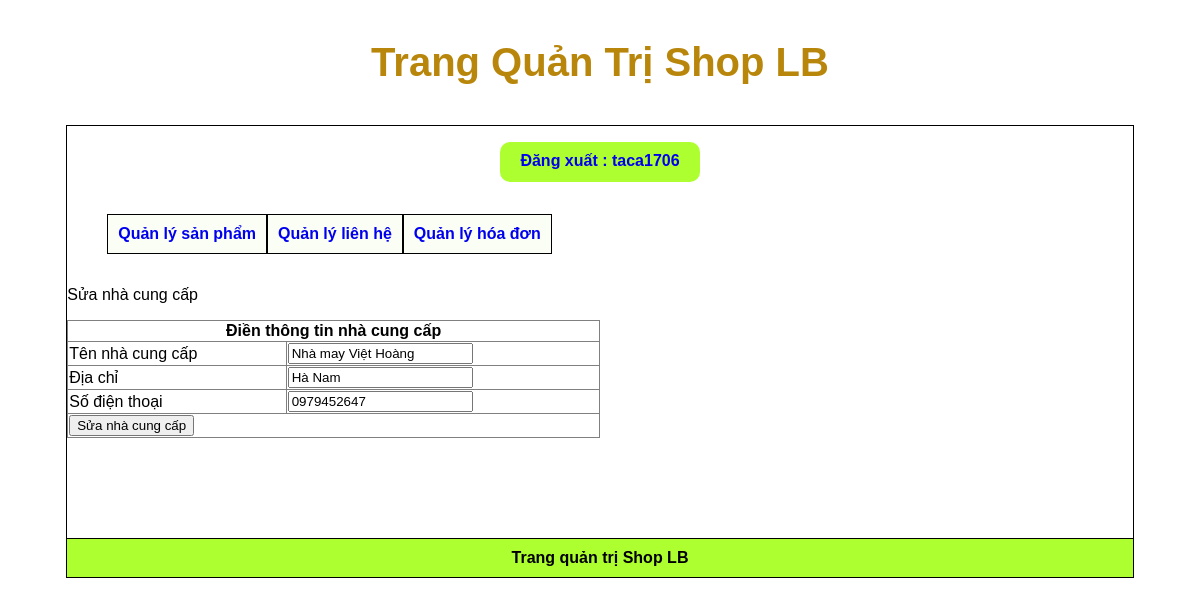
The app's page /admincp/index.php?action=quanlynhacungcap&query=sua&id_nhacungcap=2 (signed in) with its own data.
### tables this page shows
CREATE TABLE `tbl_nhacungcap` (
  `id_nhacungcap` int(11) NOT NULL,
  `tennhacungcap` varchar(50) NOT NULL,
  `diachi` varchar(100) NOT NULL,
  `sodienthoai` varchar(15) NOT NULL
);

### admincp/modules/quanlynhacungcap/sua.php (the view)
<?php
$sql_sua = "SELECT * FROM tbl_nhacungcap WHERE id_nhacungcap='$_GET[id_nhacungcap]' LIMIT 1";
$result_sua = mysqli_query($connect, $sql_sua);
?>
<p>Sửa nhà cung cấp</p>
<table border="1" width="50%" style="border-collapse: collapse;">
    <form method="POST" action="modules/quanlynhacungcap/xuly.php?id_nhacungcap=<?= $_GET['id_nhacungcap'] ?>">
        <?php
        while ($dong = mysqli_fetch_array($result_sua)) {
        ?>
            <tr>
                <th colspan="2">Điền thông tin nhà cung cấp</th>
            </tr>
            <tr>
                <td>Tên nhà cung cấp</td>
                <td><input type="text" name="tennhacungcap" value="<?= $dong['tennhacungcap'] ?>"></td>
            </tr>
            <tr>
                <td>Địa chỉ</td>
                <td><input type="text" name="diachi" value="<?= $dong['diachi'] ?>"></td>
            </tr>
            <tr>
                <td>Số điện thoại</td>
                <td><input type="text" name="sodienthoai" value="<?= $dong['sodienthoai'] ?>"></td>
            </tr>
            <tr>
                <td colspan="2"><input type="submit" value="Sửa nhà cung cấp" name="sua"></td>
            </tr>
        <?php
        }
        ?>
    </form>
</table>

### admincp/modules/menu.php (style rules this page uses)
* { font-family: 'Poppins', sans-serif; text-decoration: none; }

### records on screen
tbl_nhacungcap: tennhacungcap "Nhà may Việt Hoàng", diachi "Hà Nam", sodienthoai "0979452647"

### other values on screen
$_SESSION['dangky'] "taca1706"
